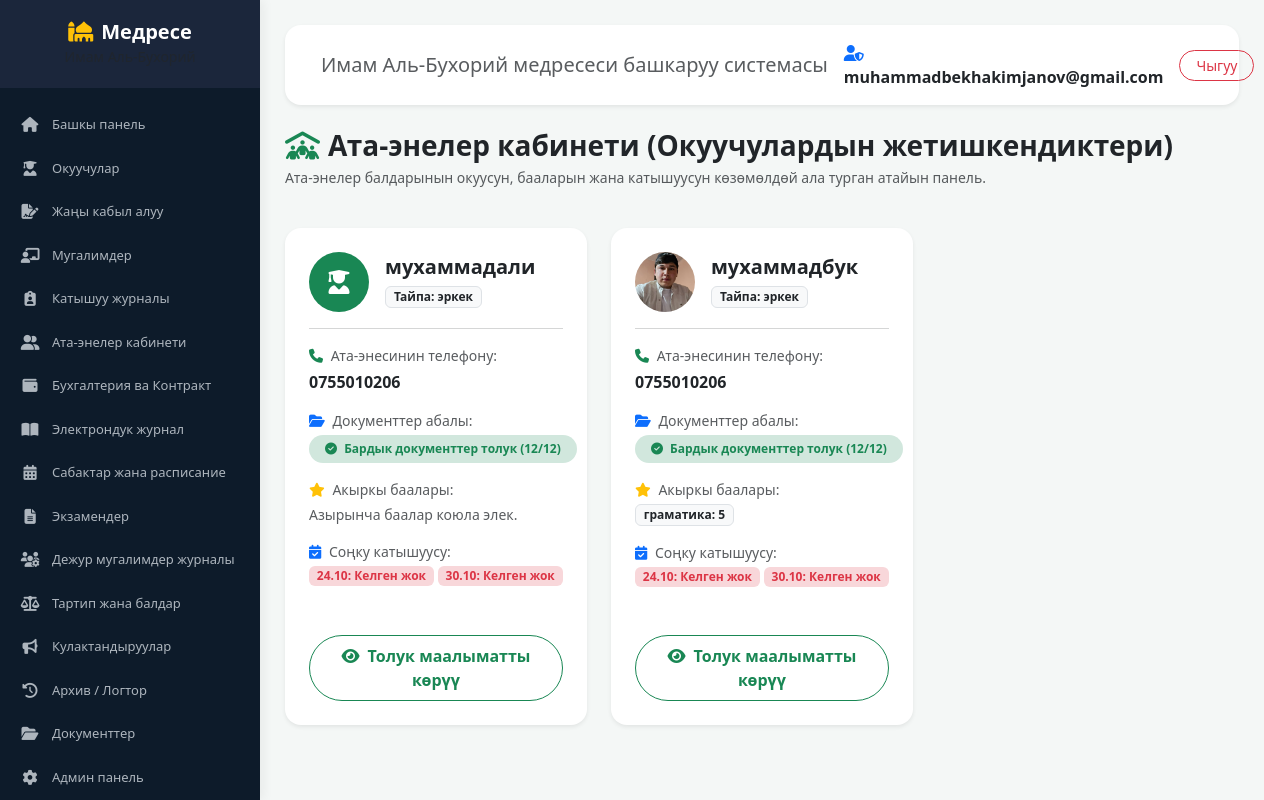
The page /parents/ (signed in) on the database its author committed.
### madrasah/accounts/models.py (models this page shows)
class User(AbstractUser):
    middle_name = models.CharField(max_length=150, blank=True, null=True, verbose_name="Атасынын аты")
    phone = models.CharField(max_length=20, blank=True, null=True, verbose_name="Телефон номери")
    role = models.CharField(
        max_length=20,
        choices=[('student', 'Окуучу'), ('teacher', 'Мугалим'), ('admin', 'Админ')],
        default='student',
        verbose_name="Ролу"
    )

### madrasah/core/models.py (models this page shows, shortened)
class Student(models.Model):
    photo = models.ImageField(
        upload_to='students/', blank=True, null=True, verbose_name='Сүрөтү'
    )
    name = models.CharField(max_length=100, verbose_name='Аты-жөнү')
    group = models.CharField(max_length=50, verbose_name='Тайпасы')
    birth_date = models.DateField(
        null=True, blank=True, verbose_name='Туулган күнү'
    )
    phone = models.CharField(max_length=20, blank=True, verbose_name='Телефон номери')
    contract_amount = models.DecimalField(
        max_digits=10, decimal_places=2, default=0.00, verbose_name='Контракт суммасы'
    )
    doc_1_application = models.BooleanField(default=False, verbose_name='1. Мүдүрдүн атына арыз')
    doc_2_passport = models.BooleanField(default=False, verbose_name='2. Паспорт же туулгандыгы тууралуу күбөлүк')
    doc_3_certificate = models.BooleanField(default=False, verbose_name='3. 9-классты бүтүргөндүгү күбөлүк/аттестат/диплом')
    doc_4_reference = models.BooleanField(default=False, verbose_name='4. Акыркы окуган/иштеген жеринен мүнөздөмө')
    doc_5_military = models.BooleanField(default=False, verbose_name='5. Аскердик каттоо күбөлүгү же приписной')
    doc_6_juvenile = models.BooleanField(default=False, verbose_name='6. ИИБдө ИЖИ каттоодо турбайт деген маалымат')
    doc_7_no_criminal = models.BooleanField(default=False, verbose_name='7. Соттолгон эмес деген маалымат')
    doc_8_photos = models.BooleanField(default=False, verbose_name='8. 3x4 өлчөмүндөгү сүрөт (6 даана)')
    doc_9_exam_sheet = models.BooleanField(default=False, verbose_name='9. Кабыл алуу сынагынын ведомосту')
    doc_10_contract = models.BooleanField(default=False, verbose_name='10. Келишим')
    doc_11_parent_passport = models.BooleanField(default=False, verbose_name='11. Ата-энесинин паспортунан көчүрмө')
    doc_12_residence = models.BooleanField(default=False, verbose_name='12. Жашаган жеринен маалымат')
    @property
    def is_documents_complete(self):
        docs = [
            self.doc_1_application, self.doc_2_passport, self.doc_3_certificate,
            self.doc_4_reference, self.doc_5_military, self.doc_6_juvenile,
            self.doc_7_no_criminal, self.doc_8_photos, self.doc_9_exam_sheet,
            self.doc_10_contract, self.doc_11_parent_passport, self.doc_12_residence
        ]
        return all(docs)
    class Meta:
        verbose_name = 'Студент'
        verbose_name_plural = 'Студенттер'

class Attendance(models.Model):
    STATUS_CHOICES = (
        ('present', 'Катышты (Келди)'),
        ('absent', 'Катышкан жок (Келген жок)'),
        ('late', 'Кечикти (Кечиккени)'),
        ('excused', 'Себептүү (Сабабли)'),
    )
    student = models.ForeignKey(Student, on_delete=models.CASCADE, related_name='attendances', verbose_name="Окуучу")
    date = models.DateField(verbose_name="Датасы")
    status = models.CharField(max_length=10, choices=STATUS_CHOICES, default='present', verbose_name="Статусу")
    note = models.CharField(max_length=255, blank=True, null=True, verbose_name="Эскертүү")
    class Meta:
        verbose_name = "Катышуу"
        verbose_name_plural = "Катышуу журналы"
        unique_together = ('student', 'date')

class Grade(models.Model):
    student = models.ForeignKey(
        'Student',
        on_delete=models.CASCADE,
        related_name='grades',
        verbose_name='Студент',
    )
    teacher = models.ForeignKey(
        'Teacher',
        on_delete=models.SET_NULL,
        null=True,
        blank=True,
        verbose_name='Мугалим',
    )
    subject = models.CharField(max_length=100, verbose_name='Предмет / Фан')
    score = models.PositiveSmallIntegerField(
        validators=[MinValueValidator(1), MaxValueValidator(100)],
        verbose_name='Баа / Балл',
    )
    date = models.DateField(auto_now_add=True, verbose_name='Дата')
    comment = models.CharField(
        max_length=255, blank=True, null=True, verbose_name='Изох / Комментарий'
    )
    class Meta:
        verbose_name = 'Баа'
        verbose_name_plural = 'Баалар журналы'
        ordering = ['-date']

### madrasah/core/views.py (the view)
# urls.py: path('parents/', views.parents_cabinet_view, name='parents_cabinet'),
@login_required
def parents_cabinet_view(request):
    user = request.user
    role = getattr(user, "role", "")
    if role == "student" or not user.is_superuser and role != "admin":
        students = Student.objects.filter(name__icontains=user.username).prefetch_related('grades', 'attendances')
        if not students.exists():
            students = Student.objects.all().prefetch_related('grades', 'attendances')
    else:
        students = Student.objects.all().prefetch_related('grades', 'attendances')
    return render(request, "core/parents_list.html", {"students": students})

### madrasah/core/context_processors.py (called while the page is built)
def menu(request):
    if request.user.is_authenticated:
        return {"menu_items": MENU.get(request.user.role, [])}
    return {"menu_items": []}

### madrasah/templates/core/parents_list.html (shortened to what this page needs)
{% extends 'base.html' %}
{% block content %}
<div class="row mb-4 align-items-center">
    <div class="col">
        <h3 class="fw-bold text-dark mb-0">
            <i class="fa-solid fa-people-roof text-success me-2"></i>Ата-энелер кабинети (Окуучулардын жетишкендиктери)
        </h3>
        <p class="text-muted small mt-1">Ата-энелер балдарынын окуусун, бааларын жана катышуусун көзөмөлдөй ала турган атайын панель.</p>
    </div>
</div>
<div class="row g-4">
    {% for student in students %}
    <div class="col-md-6 col-lg-4">
        <div class="card border-0 shadow-sm rounded-4 h-100">
            <div class="card-body p-4">
                <div class="d-flex align-items-center mb-3">
                    {% if student.photo %}
                        <img src="{{ student.photo.url }}" class="rounded-circle me-3" width="60" height="60" style="object-fit: cover;">
                    {% else %}
                        <div class="rounded-circle bg-success text-white d-flex align-items-center justify-content-center me-3" style="width: 60px; height: 60px; font-size: 24px;">
                            <i class="fa fa-user-graduate"></i>
                        </div>
                    {% endif %}
                    <div>
                        <h5 class="fw-bold text-dark mb-1">{{ student.name }}</h5>
                        <span class="badge bg-light text-dark border px-2 py-1">Тайпа: {{ student.group|default:"Жок" }}</span>
                    </div>
                </div>
                <hr class="text-muted opacity-25">
                <div class="mb-3">
                    <p class="small text-muted mb-1"><i class="fa fa-phone me-1 text-success"></i> Ата-энесинин телефону:</p>
                    <span class="fw-semibold text-dark">{{ student.phone|default:"Байланыш номери көрсөтүлгөн эмес" }}</span>
                </div>
                <div class="mb-3">
                    <p class="small text-muted mb-1"><i class="fa fa-folder-open me-1 text-primary"></i> Документтер абалы:</p>
                    {% if student.is_documents_complete %}
                        <span class="badge bg-success-subtle text-success fw-bold px-3 py-2 rounded-pill">
                            <i class="fa fa-check-circle me-1"></i> Бардык документтер толук (12/12)
                        </span>
                    {% else %}
                        <span class="badge bg-danger-subtle text-danger fw-bold px-3 py-2 rounded-pill">
                            <i class="fa fa-exclamation-triangle me-1"></i> Чала: {{ student.missing_documents_count }} документ жетишпейт
                        </span>
                    {% endif %}
                </div>
                <div class="mb-3">
                    <p class="small text-muted mb-1"><i class="fa fa-star me-1 text-warning"></i> Акыркы баалары:</p>
                    <div class="d-flex flex-wrap gap-1">
                        {% for grade in student.grades.all|slice:":5" %}
                            <span class="badge bg-light text-dark border">{{ grade.subject }}: <strong>{{ grade.score }}</strong></span>
                        {% empty %}
                            <span class="text-muted small">Азырынча баалар коюла элек.</span>
                        {% endfor %}
                    </div>
                </div>
                <div class="mb-3">
                    <p class="small text-muted mb-1"><i class="fa fa-calendar-check me-1 text-primary"></i> Соңку катышуусу:</p>
                    <div class="d-flex flex-wrap gap-1">
                        {% for att in student.attendances.all|slice:":5" %}
                            {% if att.status == 'present' %}
                                <span class="badge bg-success-subtle text-success">{{ att.date|date:"d.m" }}: Келди</span>
                            {% elif att.status == 'absent' %}
                                <span class="badge bg-danger-subtle text-danger">{{ att.date|date:"d.m" }}: Келген жок</span>
                            {% elif att.status == 'late' %}
                                <span class="badge bg-warning-subtle text-warning">{{ att.date|date:"d.m" }}: Кечикти</span>
                            {% else %}
                                <span class="badge bg-info-subtle text-info">{{ att.date|date:"d.m" }}: Себептүү</span>
                            {% endif %}
                        {% empty %}
                            <span class="text-muted small">Катышуу маалыматы жок.</span>
                        {% endfor %}
                    </div>
                </div>
            </div>
            <div class="card-footer bg-transparent border-0 pb-4 px-4">
                <a href="{% url 'student_documents' student.id %}" class="btn btn-outline-success w-100 rounded-pill py-2 fw-semibold">
                    <i class="fa-solid fa-eye me-2"></i>Толук маалыматты көрүү
                </a>
            </div>
        </div>
    </div>
    {% endfor %}
</div>
{% endblock %}

### madrasah/templates/base.html (shortened to what this page needs)
{% load static %}
<!DOCTYPE html>
<html lang="ky">
<head>
    <link href="https://cdn.jsdelivr.net/npm/bootstrap@5.3.2/dist/css/bootstrap.min.css" rel="stylesheet">
    <link rel="stylesheet" href="https://cdnjs.cloudflare.com/ajax/libs/font-awesome/6.4.2/css/all.min.css">
</head>
<body>
    <nav id="sidebar">
        <div class="sidebar-header">
            <h5 class="fw-bold mb-0 text-white"><i class="fa-solid fa-mosque me-2 text-warning"></i>Медресе</h5>
            <small class="text-muted">Имам Аль-Бухорий</small>
        </div>
        <ul class="list-unstyled components">
            <li>
                <a href="{% url 'dashboard' %}"><i class="fa-solid fa-house"></i> Башкы панель</a>
            </li>
            <li>
                <a href="{% url 'students_list' %}"><i class="fa-solid fa-user-graduate"></i> Окуучулар</a>
            </li>
            <li>
                <a href="{% url 'students_list' %}"><i class="fa-solid fa-file-signature"></i> Жаңы кабыл алуу</a>
            </li>
            <li>
                <a href="{% url 'teachers_list' %}"><i class="fa-solid fa-chalkboard-user"></i> Мугалимдер</a>
            </li>
            <li>
                <a href="{% url 'attendance' %}"><i class="fa-solid fa-clipboard-user"></i> Катышуу журналы</a>
            </li>
            <li>
                <a href="{% url 'parents_cabinet' %}"><i class="fa-solid fa-user-group"></i> Ата-энелер кабинети</a>
            </li>
            <li>
                <a href="{% url 'accounting' %}"><i class="fa-solid fa-wallet"></i> Бухгалтерия ва Контракт</a>
            </li>
            <li>
                <a href="{% url 'gradebook' %}"><i class="fa-solid fa-book-open"></i> Электрондук журнал</a>
            </li>
            <li>
                <a href="{% url 'schedule_list' %}"><i class="fa-solid fa-calendar-days"></i> Сабактар жана расписание</a>
            </li>
            <li>
                <a href="{% url 'exams_list' %}"><i class="fa-solid fa-file-lines"></i> Экзамендер</a>
            </li>
            <li>
                <a href="{% url 'duty_schedule_list' %}"><i class="fa-solid fa-users-gear"></i> Дежур мугалимдер журналы</a>
            </li>
            <li>
                <a href="{% url 'discipline' %}"><i class="fa-solid fa-scale-balanced"></i> Тартип жана балдар</a>
            </li>
            <li>
                <a href="{% url 'announcements_list' %}"><i class="fa-solid fa-bullhorn"></i> Кулактандыруулар</a>
            </li>
            <li>
                <a href="{% url 'audit_list' %}"><i class="fa-solid fa-clock-rotate-left"></i> Архив / Логтор</a>
            </li>
            <li>
                <a href="{% url 'documents' %}"><i class="fa-solid fa-folder-open"></i> Документтер</a>
            </li>
            <li>
                <a href="{% url 'admin_management' %}"><i class="fa-solid fa-gear"></i> Админ панель</a>
            </li>
        </ul>
    </nav>
    <div id="content">
        <nav class="navbar navbar-expand-lg navbar-light bg-white rounded-4 shadow-sm mb-4 px-4 py-3">
            <div class="container-fluid">
                <span class="navbar-brand mb-0 h6 text-muted">Имам Аль-Бухорий медресеси башкаруу системасы</span>
                <div class="d-flex align-items-center gap-3">
                    <span class="fw-bold text-dark"><i class="fa-solid fa-user-shield me-1 text-primary"></i> {{ user.username|default:"Администратор" }}</span>
                    <a href="{% url 'logout' %}" class="btn btn-outline-danger btn-sm rounded-pill px-3">Чыгуу</a>
                </div>
            </div>
        </nav>
        {% block content %}
        {% endblock %}
    </div>
</body>
</html>

### madrasah/templates/base.html (style rules this page uses)
:root { --sidebar-width: 260px; --primary-color: #0d1b2a; --secondary-color: #1b263b; }
body { background-color: #f4f7f6; font-family: 'Segoe UI', Tahoma, Geneva, Verdana, sans-serif; }
#sidebar { position: fixed; top: 0; left: 0; height: 100vh; width: var(--sidebar-width); background-color: var(--primary-color); color: #fff; transition: all 0.3s; z-index: 1000; overflow-y: auto; box-shadow: 4px 0 10px rgba(0,0,0,0.05); }
#sidebar .sidebar-header { padding: 20px; background-color: var(--secondary-color); text-align: center; }
#sidebar ul.components { padding: 15px 0; }
#sidebar ul li a { padding: 12px 20px; display: flex; align-items: center; color: #adb5bd; text-decoration: none; transition: 0.2s; font-size: 13px; }
#sidebar ul li a i { margin-right: 12px; width: 20px; text-align: center; font-size: 15px; }
#content { margin-left: var(--sidebar-width); padding: 25px; }

### rows shown on the page
User: username "muhammadbekhakimjanov@gmail.com"
Student: name "мухаммадали", group "эркек", phone "0755010206", doc_1_application True (drawn)
Attendance: date "24.10"
Attendance: date "30.10"
Student: photo (picture), name "мухаммадбук", group "эркек", phone "0755010206", doc_1_application True (drawn)
Grade: subject "граматика", score "5"
Attendance: date "24.10"
Attendance: date "30.10"
